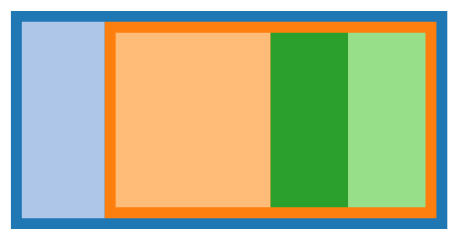

Express this chart as Vega-Lite.
### Vega specification from a JSON file in a GitHub repository (floating-point values rounded to 4 significant figures)
{"$schema": "https://vega.github.io/schema/vega/v3.0.json", "width": 200, "height": 100, "padding": 5, "signals": [{"name": "method", "value": "squarify", "bind": {"input": "select", "options": ["squarify", "resquarify", "binary", "dice", "slice", "slicedice"]}}, {"name": "ratio", "value": 1.611, "bind": {"input": "range", "min": 0, "max": 10, "step": 0.01}}, {"name": "paddingInner", "value": 0, "bind": {"input": "range", "min": 0, "max": 10, "step": 1}}, {"name": "paddingOuter", "value": 5, "bind": {"input": "range", "min": 0, "max": 15, "step": 1}}, {"name": "round", "value": false, "bind": {"input": "checkbox"}}], "data": [{"name": "tree", "values": [{"id": "A", "parent": null, "value": 0}, {"id": "B", "parent": "A", "value": 1}, {"id": "C", "parent": "A", "value": 0}, {"id": "D", "parent": "C", "value": 2}, {"id": "E", "parent": "C", "value": 1}, {"id": "F", "parent": "C", "value": 1}], "transform": [{"type": "stratify", "key": "id", "parentKey": "parent"}, {"type": "treemap", "field": "value", "method": {"signal": "method"}, "ratio": {"signal": "ratio"}, "paddingInner": {"signal": "paddingInner"}, "paddingOuter": {"signal": "paddingOuter"}, "round": {"signal": "round"}, "size": [{"signal": "width"}, {"signal": "height"}]}]}], "scales": [{"name": "color", "type": "ordinal", "range": {"scheme": "category20"}}], "marks": [{"type": "rect", "from": {"data": "tree"}, "encode": {"enter": {"fill": {"scale": "color", "field": "id"}}, "update": {"x": {"field": "x0"}, "x2": {"field": "x1"}, "y": {"field": "y0"}, "y2": {"field": "y1"}}}}]}
